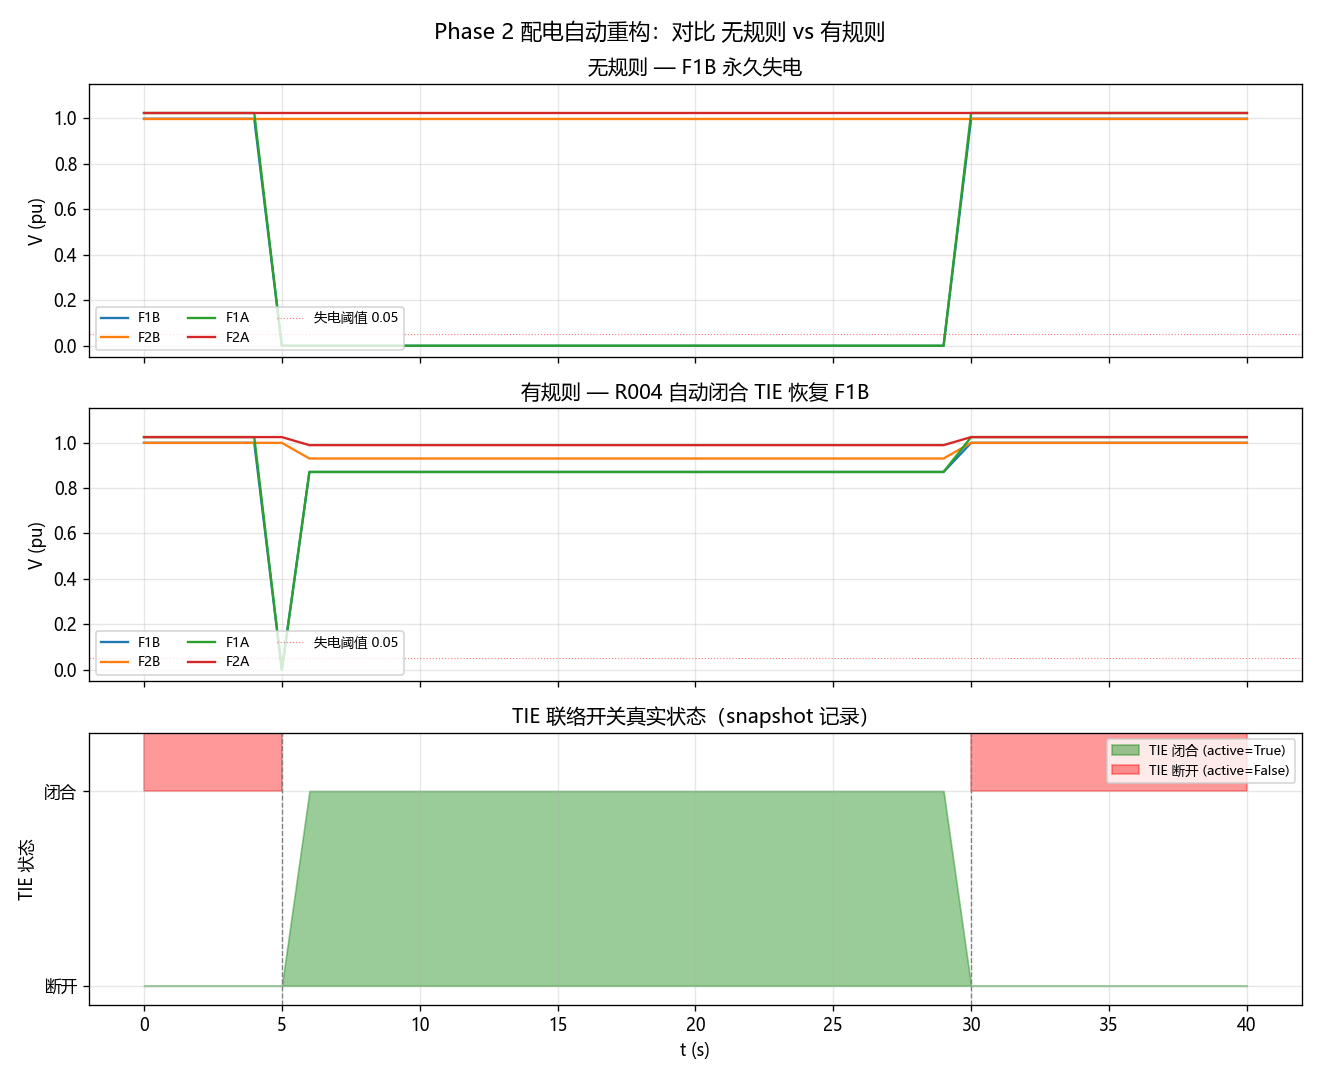

The Python source for this figure:
# -*- coding: utf-8 -*-
"""
实验五：配电自动重构（Phase 2 验证）
================================================
目标：在辐射状配电 feeder 上验证自动重构规则 R004_RECONFIGURE

拓扑（5-bus 双馈线 + 联络）：
                SRC
               /  \
             S01  S02            (常闭)
             F1A  F2A
             S13  S24            (常闭)
             F1B  F2B
                TIE              (常开)

事件剧本：
  t=  0s   基线（所有分段闭合，TIE 断开）
  t=  5s   S01 跳闸 -> F1A/F1B 失电
  t= 10s   R004 触发 -> 闭合 TIE -> F1B 经 F2 转供恢复
  t= 30s   恢复正常（闭合 S01 + 断开 TIE）

对比场景：
  - 无规则：S01 跳闸后 F1B 永久失电
  - 有规则：R004 自动闭合 TIE，F1B 在 5s 内恢复

运行：
  gridcal-env/Scripts/python.exe lab_scripts/exp05_reconfigure.py
"""

import warnings
warnings.filterwarnings("ignore")

import numpy as np
import matplotlib
matplotlib.use("Agg")
import matplotlib.pyplot as plt
import matplotlib.font_manager as fm

# CJK 字体
for cand in ("Microsoft YaHei", "SimHei", "Noto Sans CJK SC", "Arial Unicode MS"):
    if any(cand in f.name for f in fm.fontManager.ttflist):
        plt.rcParams["font.sans-serif"] = [cand]
        break
plt.rcParams["axes.unicode_minus"] = False

import VeraGridEngine as vg
from event_sim import Simulator, make_schedule
from rule_engine import build_reconfigure_rule, RuleEngine
from radial_feeder import (
    build_radial_feeder, describe,
    BUS_SRC, BUS_F1A, BUS_F1B, BUS_F2A, BUS_F2B,
    LN_S01, LN_S13, LN_S02, LN_S24, LN_TIE,
)


def run_scenario(with_rules: bool):
    grid = build_radial_feeder()
    sim = Simulator(grid, dt=1.0, verbose=False)
    schedule = make_schedule(
        (5.0,  "line_trip",  LN_S01),    # 跳 S01
        (30.0, "line_close", LN_S01),    # 恢复 S01
        (30.0, "line_trip",  LN_TIE),    # 同时断开 TIE（恢复正常）
    )
    engine = None
    if with_rules:
        rule = build_reconfigure_rule(tie_map={BUS_F1B: LN_TIE, BUS_F2B: LN_TIE})
        engine = RuleEngine([rule], name="reconfig")
    df = sim.run(duration=40.0, schedule=schedule, rules=engine)
    return df, engine


def summarize(df, label: str) -> dict:
    conv = df[df["converged"]].copy()
    if len(conv) == 0:
        return {"label": label, "converged_steps": 0}
    v_cols = [c for c in conv.columns if c.startswith("v_")]
    min_v = float(conv[v_cols].min().min())
    # F1B 最低电压
    f1b_min = float(conv["v_F1B"].min())
    # F1B 失电持续时间（V < 0.05）
    blackout_steps = int((conv["v_F1B"] < 0.05).sum())
    return {
        "label": label,
        "converged_steps": int(conv.shape[0]),
        "min_v_pu": min_v,
        "f1b_min_v_pu": f1b_min,
        "f1b_blackout_steps": blackout_steps,
    }


def report(rows):
    print(f"\n{'场景':<14s} | {'conv':>6s} | {'min V (pu)':>10s} | "
          f"{'F1B min V':>10s} | {'F1B 失电步数':>10s}")
    print("-" * 70)
    for r in rows:
        print(f"{r['label']:<14s} | {r['converged_steps']:>6d} | "
              f"{r['min_v_pu']:>10.4f} | {r['f1b_min_v_pu']:>10.4f} | "
              f"{r['f1b_blackout_steps']:>10d}")


def plot_compare(df_off, df_on, engine, key_buses):
    fig, axes = plt.subplots(3, 1, figsize=(11, 9), sharex=True)
    fig.suptitle("Phase 2 配电自动重构：对比 无规则 vs 有规则", fontsize=13)

    # 上：无规则 母线电压
    ax = axes[0]
    for b in key_buses:
        col = f"v_{b}"
        if col in df_off.columns:
            ax.plot(df_off["t"], df_off[col], label=b, lw=1.4)
    ax.axhline(0.05, color="r", ls=":", lw=0.7, alpha=0.5, label="失电阈值 0.05")
    ax.set_ylim(-0.05, 1.15)
    ax.set_ylabel("V (pu)")
    ax.set_title("无规则 — F1B 永久失电")
    ax.legend(loc="lower left", fontsize=8, ncol=3)
    ax.grid(True, alpha=0.3)

    # 中：有规则 母线电压
    ax = axes[1]
    for b in key_buses:
        col = f"v_{b}"
        if col in df_on.columns:
            ax.plot(df_on["t"], df_on[col], label=b, lw=1.4)
    ax.axhline(0.05, color="r", ls=":", lw=0.7, alpha=0.5, label="失电阈值 0.05")
    ax.set_ylim(-0.05, 1.15)
    ax.set_ylabel("V (pu)")
    ax.set_title("有规则 — R004 自动闭合 TIE 恢复 F1B")
    ax.legend(loc="lower left", fontsize=8, ncol=3)
    ax.grid(True, alpha=0.3)

    # 下：TIE 开关状态（有规则侧，真实 active 标志）
    ax = axes[2]
    sw_col = f"sw_{LN_TIE}"
    if sw_col in df_on.columns:
        tie_state = df_on[sw_col].fillna(0).astype(int)
        ax.fill_between(df_on["t"], 0, tie_state, alpha=0.4, color="green",
                        label=f"TIE 闭合 (active=True)")
        ax.fill_between(df_on["t"], 1, 2, where=(tie_state == 0),
                        alpha=0.4, color="red", label="TIE 断开 (active=False)")
    for ev_t in (5, 30):
        ax.axvline(ev_t, color="gray", ls="--", lw=0.8)
    ax.set_xlabel("t (s)")
    ax.set_ylabel("TIE 状态")
    ax.set_yticks([0, 1])
    ax.set_yticklabels(["断开", "闭合"])
    ax.set_ylim(-0.1, 1.3)
    ax.set_title("TIE 联络开关真实状态（snapshot 记录）")
    ax.legend(loc="upper right", fontsize=8)
    ax.grid(True, alpha=0.3)

    plt.tight_layout()
    out = "lab_scripts/exp05_reconfigure.png"
    plt.savefig(out, dpi=120)
    print(f"\n图已保存到 {out}")


def main():
    print("=" * 60)
    print("辐射状配电 feeder 描述：")
    print("=" * 60)
    print(describe(build_radial_feeder()))

    print("\n" + "=" * 60)
    print("场景 A: 无规则（S01 跳闸后 F1B 永久失电）")
    print("=" * 60)
    df_off, _ = run_scenario(with_rules=False)

    print("\n" + "=" * 60)
    print("场景 B: 有 R004_RECONFIGURE")
    print("=" * 60)
    df_on, engine = run_scenario(with_rules=True)

    # 规则触发明细
    print("\n=== R004 触发明细 ===")
    if engine.log:
        for t, rid, msg in engine.log:
            print(f"  t={t:5.1f}s  {msg}")
    else:
        print("  (无触发)")

    # 对比指标
    rows = [summarize(df_off, "无规则"),
            summarize(df_on, "有 R004")]
    report(rows)

    # 画图
    plot_compare(df_off, df_on, engine,
                 key_buses=[BUS_F1B, BUS_F2B, BUS_F1A, BUS_F2A])


if __name__ == "__main__":
    main()
